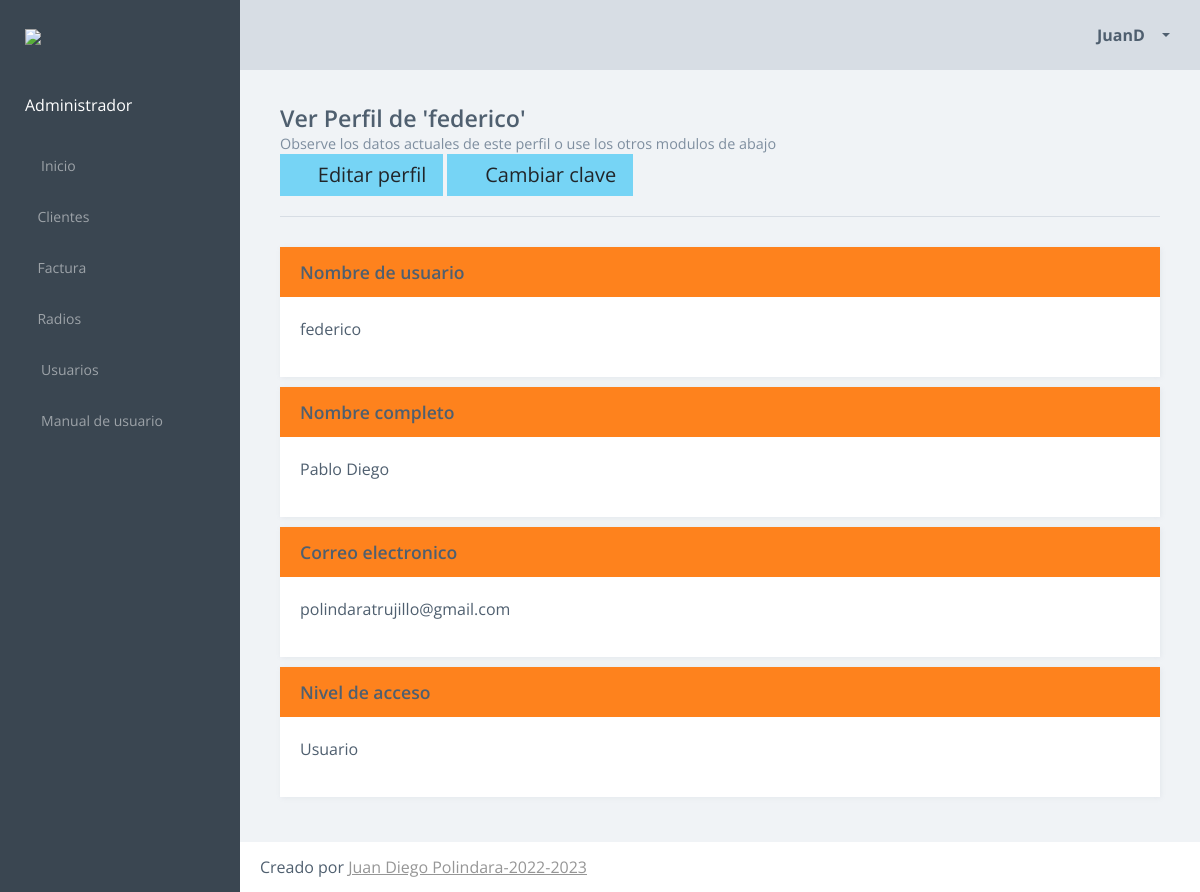
Screenshot of /perfil/ver/4 (signed in) with the database file from the repository.
### core/models.py (models this page shows, shortened)
class Usuario(AbstractUser):
    username = models.CharField(max_length=80, unique=True)
    password = models.CharField(max_length=50)
    email = models.EmailField(max_length=100, unique=True)
    first_name = models.CharField(max_length=40)
    last_name = models.CharField(max_length=60)
    nivel = models.IntegerField(null=True)

### core/views.py (the view, shortened to what this page needs)
# urls.py: path('perfil/<str:modo>/<int:p>', views.Perfil.as_view(), name='perfil'),
class Perfil(LoginRequiredMixin, View):
    login_url = '/login'
    redirect_field_name = None
    def get(self, request, modo, p):
        if modo == 'editar':
            perf = Usuario.objects.get(id=p)
            editandoSuperAdmin = False
            if p == 1:
                if request.user.nivel != 2:
                    messages.error(
                        request, 'No puede editar el perfil del administrador por no tener los permisos suficientes')
                    return HttpResponseRedirect('/perfil/ver/%s' % p)
                editandoSuperAdmin = True
            else:
                if request.user.is_superuser != True:
                    messages.error(
                        request, 'No puede cambiar el perfil por no tener los permisos suficientes')
                    return HttpResponseRedirect('/perfil/ver/%s' % p)
                else:
                    if perf.is_superuser == True:
                        if request.user.nivel == 2:
                            pass
                        elif perf.id != request.user.id:
                            messages.error(
                                request, 'No puedes cambiar el perfil de un usuario de tu mismo nivel')
                            return HttpResponseRedirect('/perfil/ver/%s' % p)
            if editandoSuperAdmin:
                form = UsuarioFormulario()
                form.fields['level'].disabled = True
            else:
                form = UsuarioFormulario()
            form['username'].field.widget.attrs['value'] = perf.username
            form['first_name'].field.widget.attrs['value'] = perf.first_name
            form['last_name'].field.widget.attrs['value'] = perf.last_name
            form['email'].field.widget.attrs['value'] = perf.email
            form['level'].field.widget.attrs['value'] = perf.nivel
            contexto = {'form': form, 'modo': request.session.get('perfilProcesado'), 'editar': 'perfil',
                        'nombreUsuario': perf.username}
            contexto = complementarContexto(contexto, request.user)
            return render(request, '/perfil/perfil.html', contexto)
        elif modo == 'ver':
            perf = Usuario.objects.get(id=p)
            contexto = {'perfil': perf}
            contexto = complementarContexto(contexto, request.user)
            return render(request, 'perfil/verPerfil.html', contexto)

### core/funciones.py (called while the page is built)
def complementarContexto(contexto,datos):
    contexto['usuario'] = datos.username
    contexto['id_usuario'] = datos.id
    contexto['nombre'] = datos.first_name
    contexto['apellido'] = datos.last_name
    contexto['correo'] = datos.email
    return contexto

### core/templates/perfil/verPerfil.html (shortened to what this page needs)
{% extends "comun/base.html" %}
{% block content %}
<article class="content forms-page">
	    <div class="title-block">
          <h3 class="title">Ver Perfil de '{{perfil.username}}'</h3>
          <p class="title-description">Observe los datos actuales de este perfil o use los otros modulos de abajo</p>
          <a href="/perfil/editar/{{ perfil.id }}" class="btn btn-lg btn-info"> <em class="fa fa-pencil"></em> Editar perfil </a>
          <a href="/perfil/clave/{{ perfil.id }}" class="btn btn-lg btn-info"> <em class="fa fa-pencil"></em> Cambiar clave </a>
        </div>
<section class="section">
   	<div class="row sameheight-container">
						<div class="col-xl-12">
                                <div class="card card-primary">
                                    <div class="card-header">
                                        <div class="header-block">
                                            <p class="title">Nombre de usuario</p>
                                        </div>
                                    </div>
                                    <div class="card-block">
                                        <p>{{perfil.username}}</p>
                                    </div>
                                </div>
                            </div>
						<div class="col-xl-12">
                                <div class="card card-primary">
                                    <div class="card-header">
                                        <div class="header-block">
                                            <p class="title">Nombre completo</p>
                                        </div>
                                    </div>
                                    <div class="card-block">
                                        <p>{{perfil.first_name}} {{perfil.last_name}}</p>
                                    </div>
                                </div>
                         </div>
						<div class="col-xl-12">
                                <div class="card card-primary">
                                    <div class="card-header">
                                        <div class="header-block">
                                            <p class="title">Correo electronico</p>
                                        </div>
                                    </div>
                                    <div class="card-block">
                                        <p>{{perfil.email}}</p>
                                    </div>
                                </div>
                      	</div>
            <div class="col-xl-12">
                                <div class="card card-primary">
                                    <div class="card-header">
                                        <div class="header-block">
                                            <p class="title">Nivel de acceso</p>
                                        </div>
                                    </div>
                                    <div class="card-block">
                                      {% if perfil.is_superuser %}
                                        <p>Administrador</p>
                                      {% else %}
                                        <p>Usuario</p>
                                      {% endif %}
                                    </div>
                                </div>
                        </div>
				</div>
	</section>
</article>
{% endblock %}

### core/templates/comun/header.html (shortened to what this page needs)
                <header class="header">
                    <div class="header-block header-block-nav">
                        <ul class="nav-profile">
                            <li class="profile dropdown">
                                <a class="nav-link dropdown-toggle" data-toggle="dropdown" href="#" role="button" aria-haspopup="true" aria-expanded="false">
                                    <em class="fa fa-user"></em>
                                    <span class="name"> {{ usuario }} </span>
                                </a>
                            </li>
                        </ul>
                    </div>
                </header>

### rows the page displays
Usuario: username "JuanD"
Usuario: username "federico", first_name "Pablo", last_name "Diego", email "polindaratrujillo@gmail.com"
